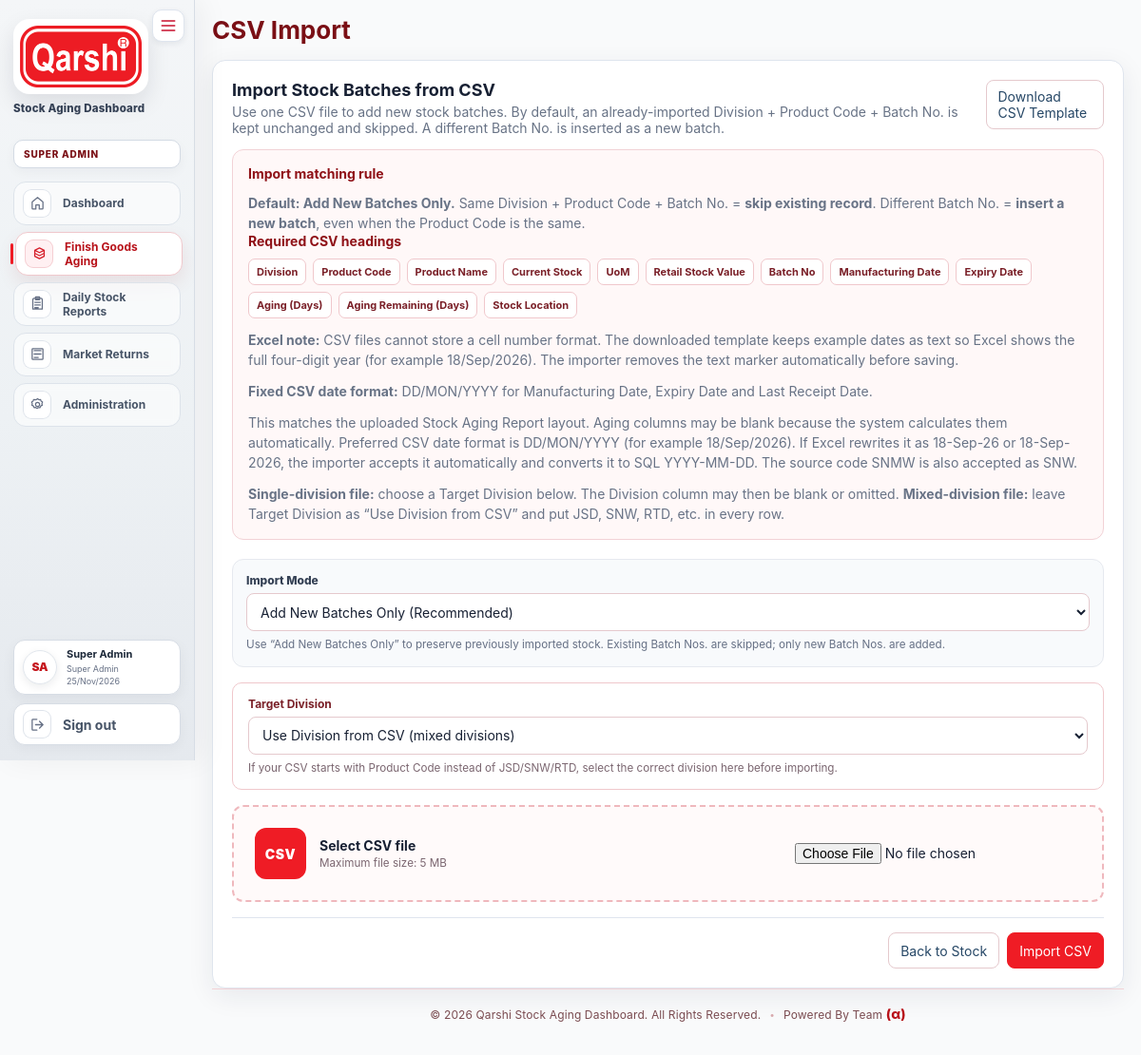
/stocks/import (signed in), run on the app's committed database.
### tables this page shows
CREATE TABLE users (
    id INT UNSIGNED AUTO_INCREMENT PRIMARY KEY,
    division_id INT UNSIGNED NULL,
    name VARCHAR(120) NOT NULL,
    email VARCHAR(190) NOT NULL UNIQUE,
    password_hash VARCHAR(255) NOT NULL,
    role ENUM('super_admin','store_manager','division_admin','user') NOT NULL DEFAULT 'user',
    can_add TINYINT(1) NOT NULL DEFAULT 1,
    can_edit TINYINT(1) NOT NULL DEFAULT 1,
    can_delete TINYINT(1) NOT NULL DEFAULT 1,
    avatar_path VARCHAR(255) NULL,
    is_active TINYINT(1) NOT NULL DEFAULT 1,
    created_at TIMESTAMP DEFAULT CURRENT_TIMESTAMP,
    CONSTRAINT fk_users_division FOREIGN KEY (division_id) REFERENCES divisions(id) ON UPDATE CASCADE ON DELETE RESTRICT,
    INDEX idx_users_division (division_id),
    INDEX idx_users_role (role)
);

### app/Views/stocks/import.php (the view, shortened to what the rows shown need)
<div class="import-layout">
    <div class="card import-card">
        <div class="card-head">
            <div>
                <h2>Import Stock Batches from CSV</h2>
            </div>
        </div>
    </div>
</div>

### app/Views/layouts/header.php (shortened to what the rows shown need)
<?php $me = auth_user(); $appName = app_config('app')['name'] ?? 'Stock Aging Dashboard'; ?>
<!doctype html>
<html lang="en">
<head>
<link rel="stylesheet" href="<?= e(url('/assets/css/app.css')) ?>">
</head>
<body>
<?php if ($me): ?>
<?php
$nameParts = preg_split('/\s+/', trim((string)$me['name'])) ?: [];
$avatarInitials = '';
foreach (array_slice($nameParts, 0, 2) as $part) {
    if ($part !== '') $avatarInitials .= strtoupper(substr($part, 0, 1));
}
$requestPath = parse_url($_SERVER['REQUEST_URI'] ?? '/', PHP_URL_PATH) ?: '/';
$normalizePath = static function (string $path): string {
    $path = rtrim($path, '/');
    return $path === '' ? '/' : $path;
};
$requestPath = $normalizePath($requestPath);
$dashboardPath = $normalizePath(url('/'));
$isDashboardActive = $requestPath === $dashboardPath;
$isStocksActive = str_starts_with($requestPath, $normalizePath(url('/stocks')));
$isDailyReportsActive = str_starts_with($requestPath, $normalizePath(url('/daily-stock-reports')));
$isAdminHome = $requestPath === $normalizePath(url('/admin'));
$isAdminChild = ($me['role'] ?? '') === 'super_admin' && (
    str_starts_with($requestPath, $normalizePath(url('/users')))
    || str_starts_with($requestPath, $normalizePath(url('/divisions')))
    || str_starts_with($requestPath, $normalizePath(url('/grade-criteria')))
    || str_starts_with($requestPath, $normalizePath(url('/logs')))
    || str_starts_with($requestPath, $normalizePath(url('/market-return/mapping')))
    || str_starts_with($requestPath, $normalizePath(url('/admin/email-notifications')))
    || str_starts_with($requestPath, $normalizePath(url('/admin/sap-integration')))
);
$isAdminActive = $isAdminHome || $isAdminChild;
$isMarketReturnActive = str_starts_with($requestPath, $normalizePath(url('/market-return'))) && !$isAdminChild;
?>
<div class="app-shell">
    <aside class="sidebar" id="app-sidebar">
        <button type="button" class="sidebar-toggle" id="sidebarToggle" aria-controls="app-sidebar" aria-expanded="true" aria-label="Collapse menu" title="Collapse menu">
            <svg viewBox="0 0 24 24" fill="none" aria-hidden="true"><path d="M4 6h16M4 12h16M4 18h16" stroke="currentColor" stroke-width="2" stroke-linecap="round"/></svg>
        </button>
        <div class="brand-block">
            <img class="brand-logo" src="<?= e(url('/assets/img/qarshi-logo.png')) ?>" alt="Qarshi logo">
            <div class="brand-text single-line">
                <span>Stock Aging Dashboard</span>
            </div>
        </div>
        <?php
        $sidebarDivisionLabel = $me['role'] === 'super_admin'
            ? 'SUPER ADMIN'
            : (($me['role'] ?? '') === 'store_manager'
                ? 'STORE MANAGER'
                : ((($me['role'] ?? '') === 'user' && empty($me['division_id']))
                    ? 'ALL DIVISIONS'
                    : ($me['division_code'] ?? 'DIVISION')));
        ?>
        <div class="division-chip"><?= e($sidebarDivisionLabel) ?></div>
        <nav>
            <a class="nav-link<?= $isDashboardActive ? ' active' : '' ?>" title="Dashboard" href="<?= e(url('/')) ?>"<?= $isDashboardActive ? ' aria-current="page"' : '' ?>>
                <span class="nav-icon" aria-hidden="true"><svg viewBox="0 0 24 24" fill="none"><path d="M4 10.5 12 4l8 6.5V20a1 1 0 0 1-1 1h-4.5v-6h-5v6H5a1 1 0 0 1-1-1v-9.5Z" stroke="currentColor" stroke-width="1.8" stroke-linecap="round" stroke-linejoin="round"/></svg></span>
                <span class="nav-label">Dashboard</span>
            </a>
            <a class="nav-link<?= $isStocksActive ? ' active' : '' ?>" title="Finish Goods Aging" href="<?= e(url('/stocks')) ?>"<?= $isStocksActive ? ' aria-current="page"' : '' ?>>
                <span class="nav-icon" aria-hidden="true"><svg viewBox="0 0 24 24" fill="none"><path d="M5 7.5 12 4l7 3.5-7 3.5-7-3.5Zm0 0V16.5L12 20l7-3.5V7.5M5 12l7 3.5 7-3.5" stroke="currentColor" stroke-width="1.8" stroke-linecap="round" stroke-linejoin="round"/></svg></span>
                <span class="nav-label">Finish Goods Aging</span>
            </a>
            <?php if (in_array(($me['role'] ?? ''), ['super_admin','store_manager','division_admin'], true)): ?>
            <a class="nav-link<?= $isDailyReportsActive ? ' active' : '' ?>" title="Daily Stock Reports" href="<?= e(url('/daily-stock-reports')) ?>"<?= $isDailyReportsActive ? ' aria-current="page"' : '' ?>>
                <span class="nav-icon" aria-hidden="true"><svg viewBox="0 0 24 24" fill="none"><path d="M7 4h10a2 2 0 0 1 2 2v14H5V6a2 2 0 0 1 2-2Zm2-2h6v4H9V2Zm-1 8h8M8 14h8M8 18h5" stroke="currentColor" stroke-width="1.8" stroke-linecap="round" stroke-linejoin="round"/></svg></span>
                <span class="nav-label">Daily Stock Reports</span>
            </a>
            <?php endif; ?>
            <a class="nav-link<?= $isMarketReturnActive ? ' active' : '' ?>" title="Market Returns" href="<?= e(url('/market-return')) ?>"<?= $isMarketReturnActive ? ' aria-current="page"' : '' ?>>
                <span class="nav-icon" aria-hidden="true"><svg viewBox="0 0 24 24" fill="none"><path d="M7 7h10M7 12h10M7 17h6M5 4h14a1 1 0 0 1 1 1v14a1 1 0 0 1-1 1H5a1 1 0 0 1-1-1V5a1 1 0 0 1 1-1Z" stroke="currentColor" stroke-width="1.8" stroke-linecap="round" stroke-linejoin="round"/></svg></span>
                <span class="nav-label">Market Returns</span>
            </a>
            <?php if ($me['role'] === 'super_admin'): ?>
                <a class="nav-link<?= $isAdminActive ? ' active' : '' ?>" title="Administration" href="<?= e(url('/admin')) ?>"<?= $isAdminActive ? ' aria-current="page"' : '' ?>>
                    <span class="nav-icon" aria-hidden="true"><svg viewBox="0 0 24 24" fill="none"><path d="M12 3.5 14 5l2.5-.2.8 2.4 2.1 1.4-1 2.3.6 2.4-2.3 1-.9 2.4-2.5-.3-2 1.6-2-1.6-2.5.3-.9-2.4-2.3-1 .6-2.4-1-2.3 2.1-1.4.8-2.4L10 5l2-1.5Zm0 5.5a3 3 0 1 0 0 6 3 3 0 0 0 0-6Z" stroke="currentColor" stroke-width="1.7" stroke-linecap="round" stroke-linejoin="round"/></svg></span>
                    <span class="nav-label">Administration</span>
                </a>
            <?php endif; ?>
        </nav>
        <div class="sidebar-account-zone">
            <div class="sidebar-user-profile" title="<?= e($me['name']) ?>">
                <div class="sidebar-user-avatar">
                    <?php if (!empty($me['avatar_path'])): ?>
                        <img src="<?= e(url($me['avatar_path'])) ?>" alt="<?= e($me['name']) ?> profile picture">
                    <?php else: ?>
                        <span><?= e($avatarInitials) ?></span>
                    <?php endif; ?>
                </div>
                <div class="sidebar-user-copy">
                    <strong><?= e($me['name']) ?></strong>
                    <small><?= e(($me['role'] ?? '') === 'user'
                        ? (empty($me['division_id']) ? 'Read-only User · All Divisions' : 'Read-only User')
                        : ucwords(str_replace('_',' ', (string)$me['role'])) ) ?></small>
                    <span><?= e(date('d/M/Y')) ?></span>
                </div>
            </div>
            <form class="logout" method="post" action="<?= e(url('/logout')) ?>">
                <button type="submit" class="link-button" title="Sign out"><span class="nav-icon" aria-hidden="true"><svg viewBox="0 0 24 24" fill="none"><path d="M15 17l5-5-5-5M20 12H9M11 20H5a1 1 0 0 1-1-1V5a1 1 0 0 1 1-1h6" stroke="currentColor" stroke-width="1.8" stroke-linecap="round" stroke-linejoin="round"/></svg></span><span class="nav-label">Sign out</span></button>
            </form>
        </div>
    </aside>
    <main class="main <?= (($title ?? '') === 'Dashboard') ? 'dashboard-main' : '' ?>">
        <?php if (($title ?? '') !== 'Dashboard'): ?>
        <header class="topbar">
            <div>
                <div class="page-title-row">
                    <h1><?= e($title ?? '') ?></h1>
                </div>
            </div>
        </header>
        <?php endif; ?>
<?php else: ?>
<div class="guest-shell">
    <?php if ($m = flash('error')): ?><div class="flash error login-flash"><?= e($m) ?></div><?php endif; ?>
<?php endif; ?>

### data on the page
users: role "SUPER ADMIN", name "Super Admin", role "Super Admin"

### other printed values
$avatarInitials "SA"
$title "CSV Import"
